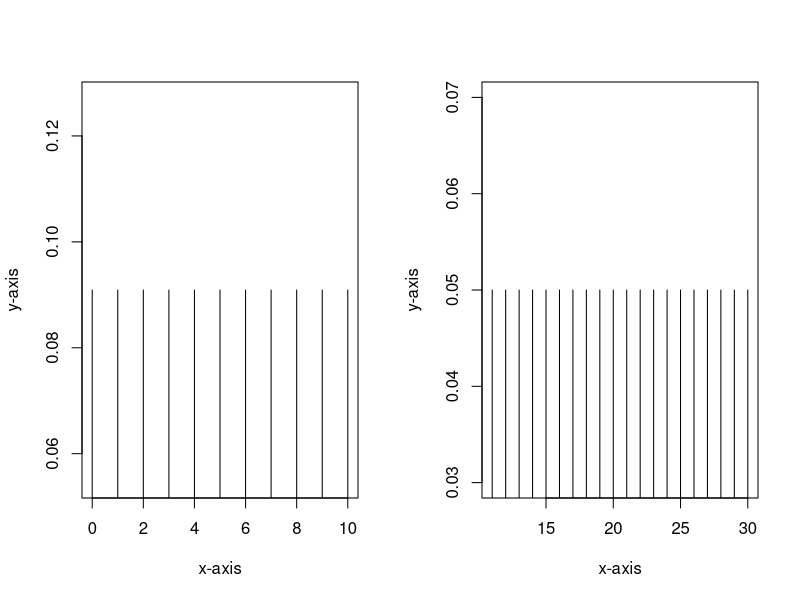
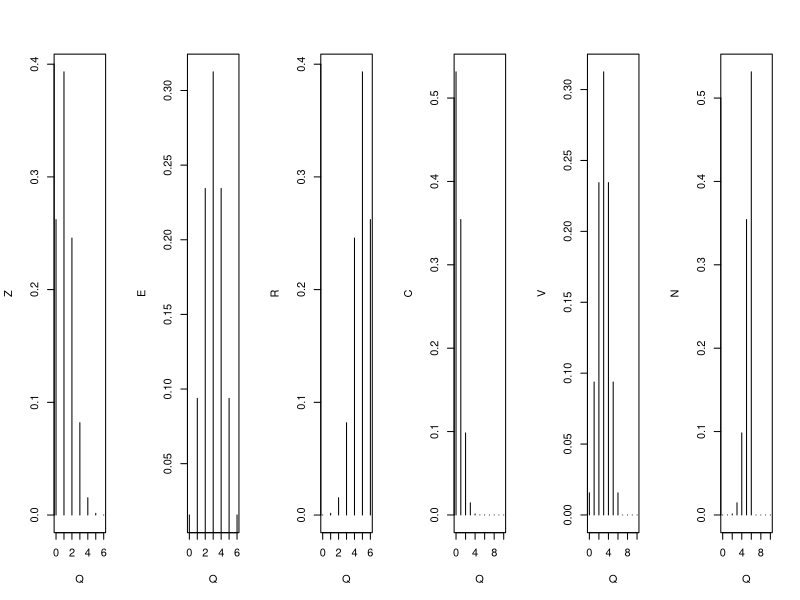

The R source for these figures, in order:
x = seq(0, 10, 1)
y = seq(11, 30, 1)
x;
y

a = rep(1 / length(x), 11);
a
b = rep(1 / length(y), 20);
b

par(mfrow = c(1, 2))
plot(x, a, type = "h", xlab = "x-axis", ylab = "y-axis")
plot(y, b, type = "h", xlab = "x-axis", ylab = "y-axis")




#que: a. n=6,p=0.2,0.5&0.8)  b. n=10,p=0.1,0.5&0.9

par(mfrow = c(1, 6))

bin = function(N, X, P) {
  bin = choose(N, X) * P ^ X * (1 - P) ^ (N - X)
  return(bin)
}

Q = seq(0, 6, 1)
Z = bin(6, Q, 0.2)
E = bin(6, Q, 0.5)
R = bin(6, Q, 0.8)

plot(Q, Z, type = "h")
plot(Q, E, type = "h")
plot(Q, R, type = "h")


Q = seq(0, 10, 1)
C = bin(6, Q, 0.1)
V = bin(6, Q, 0.5)
N = bin(6, Q, 0.9)


plot(Q, C, type = "h")
plot(Q, V, type = "h")
plot(Q, N, type = "h")














